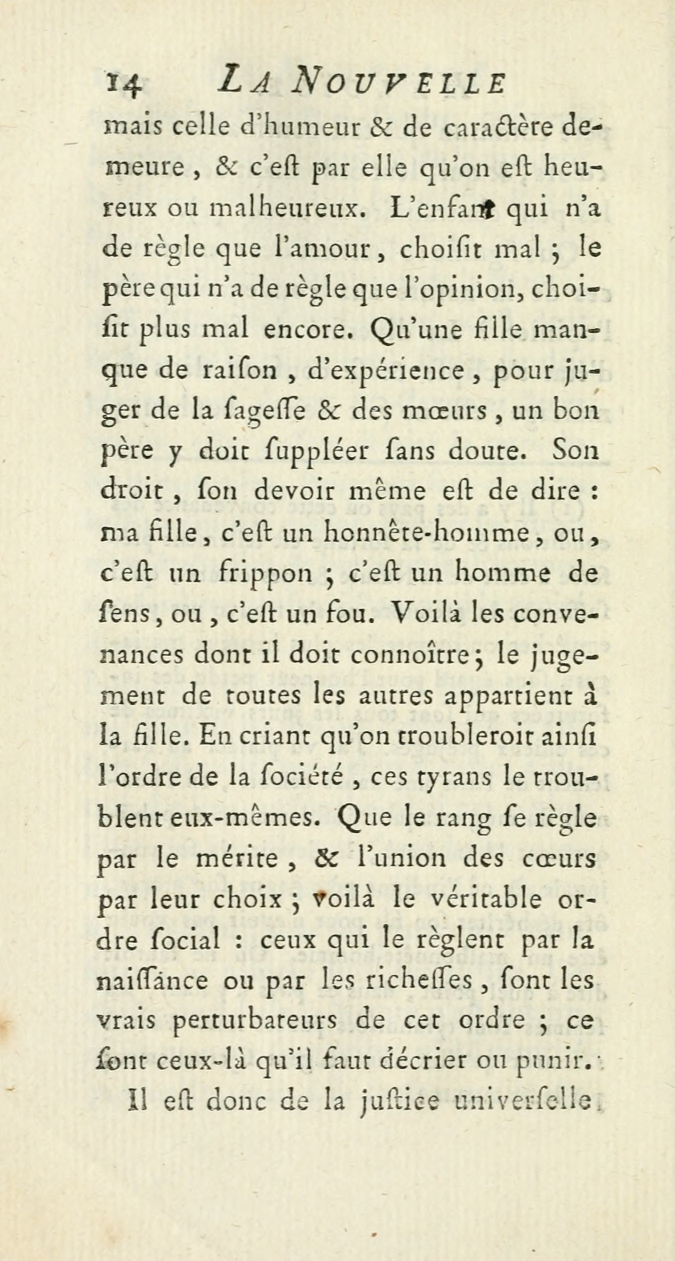
#> input picture img1.jpg, 1350 x 2521 px (shown at 1/2 size)
$ python histogram.py
#> lines starting #> are read from the running program, lines starting #| are printed output that depends on the picture; after the words box and inside, x2 and y2 are one past the last pixel; in counts of white or black regions, pixels touching at a corner belong together
#!/usr/bin/env python3
# -*- coding: utf-8 -*-
"""
Created on Thu Jun 28 01:14:28 2018

@author: Soumya
"""

import cv2
import numpy as np
import matplotlib.pyplot as plt

# Loading images
img1 = cv2.imread("img1.jpg")
#> img1 is the input picture: shape (2521, 1350, 3); mean B, G, R 192.7, 218.1, 221.9
img2 = cv2.imread("img2.jpg")
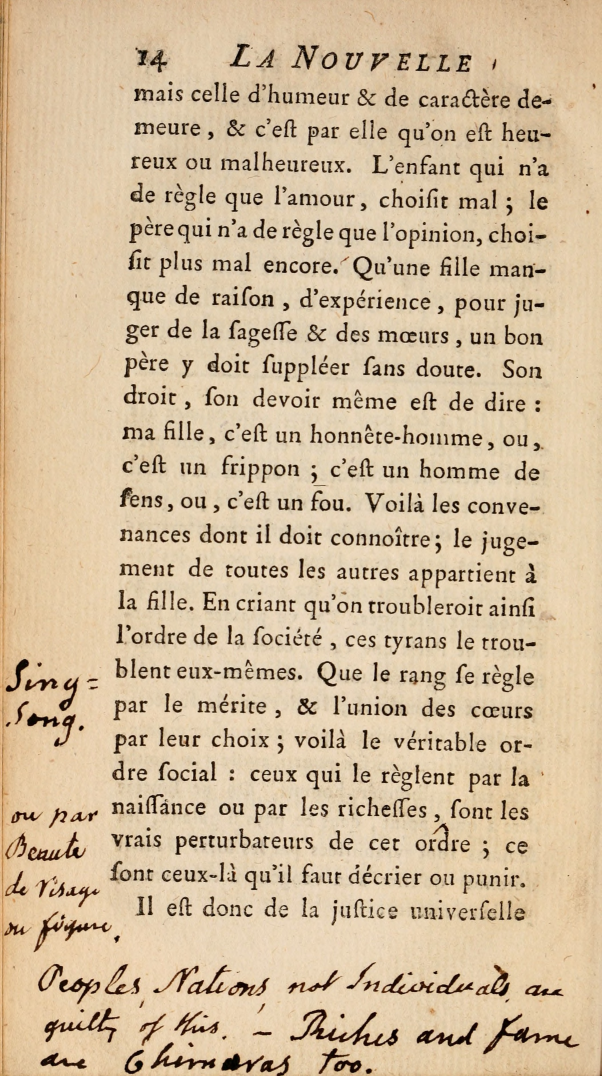
#> input picture img2.jpg, 1805 x 3228 px (shown at 1/3 size)
#> img2 is the input picture: shape (3228, 1805, 3); mean B, G, R 156.8, 187.7, 209.6

# Resizingg images
img1 = cv2.resize(img1, (600,1200))
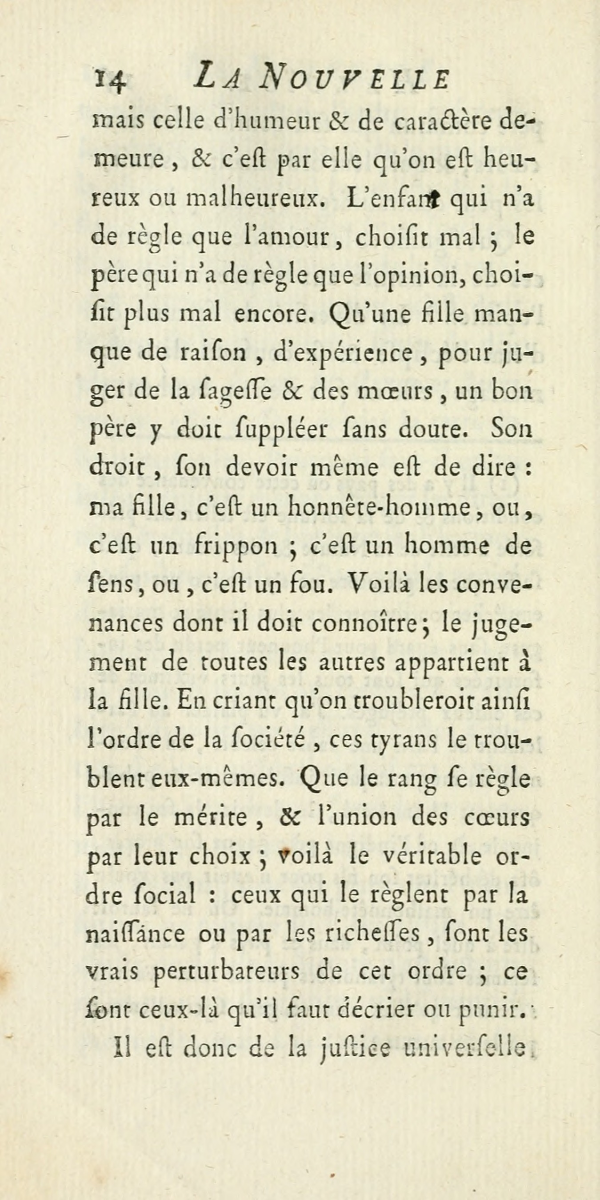
#> img1: shape (1200, 600, 3); mean B, G, R 192.6, 218, 221.8
img2 = cv2.resize(img2, (600,1200))
#> img2: shape (1200, 600, 3)


x = 90
y = 55
width = 550 - 90
height = 1065 - 55

# Thresholding
th_val1,img1 = cv2.threshold(img1,127,255,cv2.THRESH_BINARY)
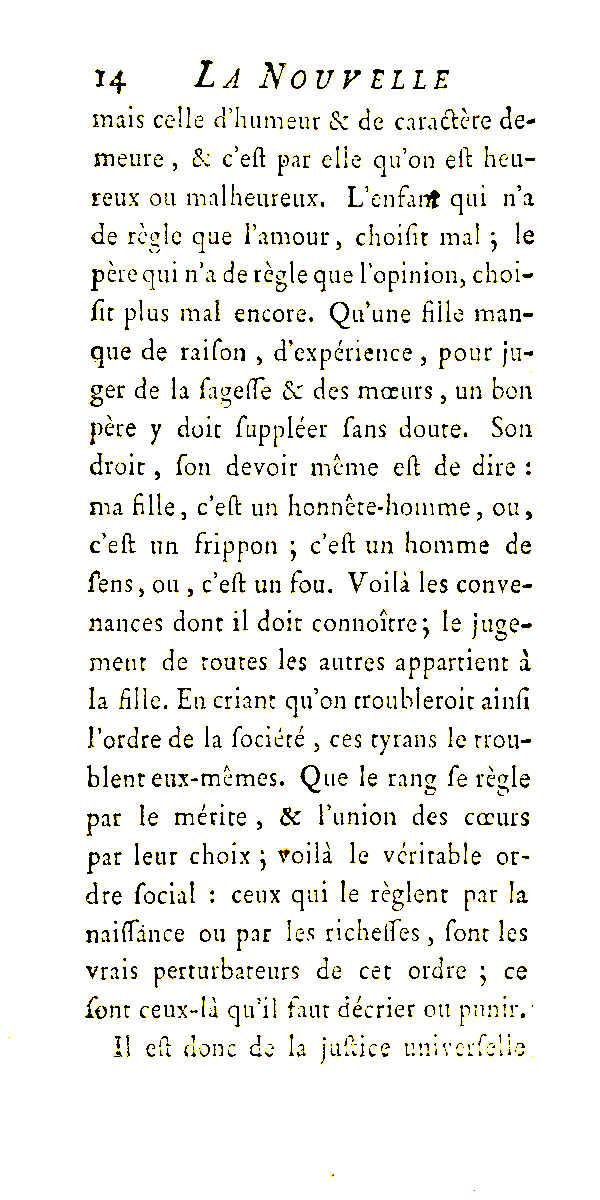
#> img1: shape (1200, 600, 3); mean B, G, R 237.2, 240.1, 240.3
th_val2,img2 = cv2.threshold(img2,127,255,cv2.THRESH_BINARY)
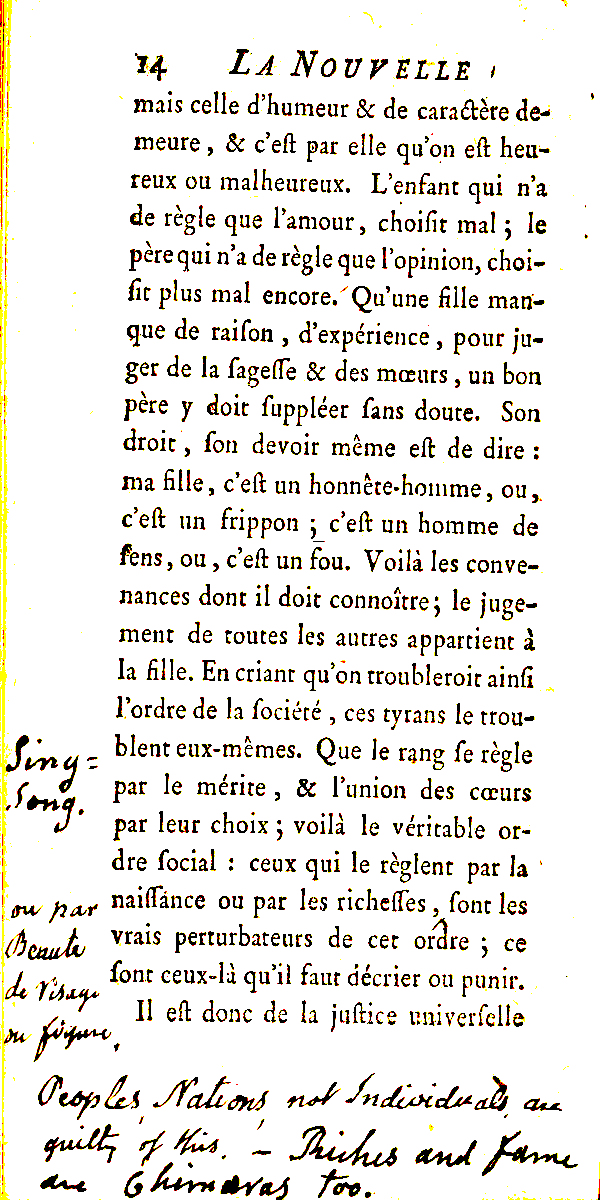
#> img2: shape (1200, 600, 3); mean B, G, R 226.1, 231.2, 233.8


# Converting from rgb to hsv
hsv_img1 = cv2.cvtColor(img1, cv2.COLOR_BGR2HSV)
#> hsv_img1: shape (1200, 600, 3); mean H, S, V 0.4, 3.2, 240.3
hsv_img2 = cv2.cvtColor(img2, cv2.COLOR_BGR2HSV)
#> hsv_img2: shape (1200, 600, 3); mean H, S, V 0.6, 7.7, 233.8

# Only using one channel (hue)
img1_hist = cv2.calcHist([hsv_img1], [0], None, [180], [0, 180])
#> img1_hist = 180 values, max 711634 at index 0, min 0 at index 1, mean 4000

# All values must be in range 0-255 so normalize
img1_hist =cv2.normalize(img1_hist,img1_hist, 0, 255, cv2.NORM_MINMAX)
#> img1_hist = 180 values, max 255 at index 0, min 0 at index 1, mean 1.43

# Creating the mask for img2 by Backprojection
mask = cv2.calcBackProject([hsv_img2], [0], img1_hist, [0,180], 1)
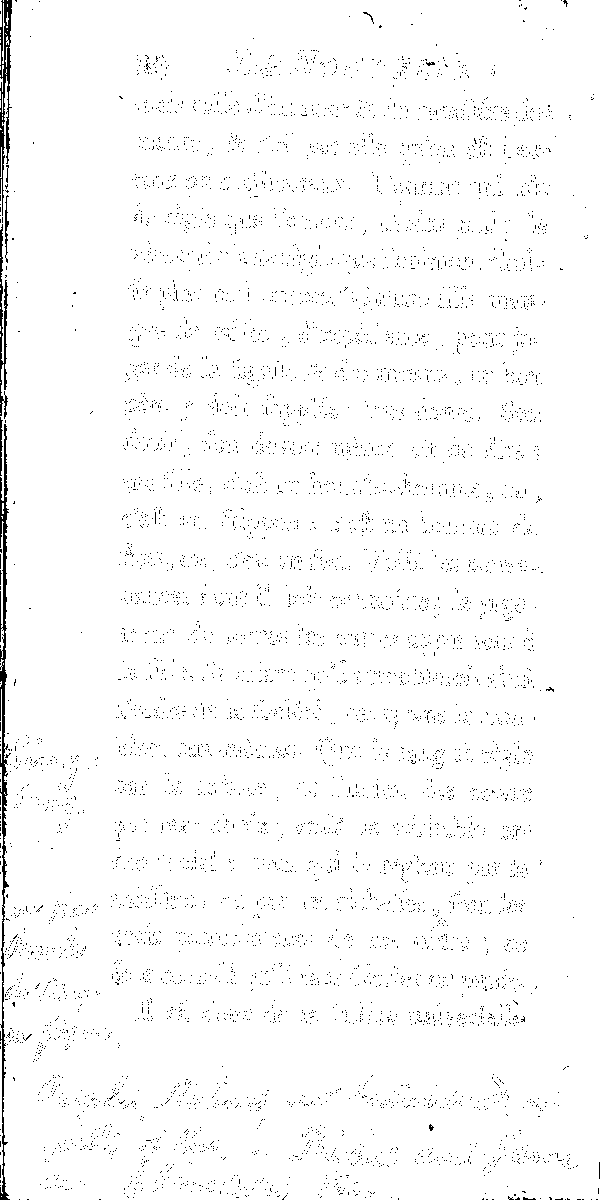
#> mask: shape (1200, 600); values 3 (black) and 255 (white), 98% white; black in thin lines or dots


# Making and drawing bounding box
term_criteria = (cv2.TERM_CRITERIA_EPS | cv2.TERM_CRITERIA_COUNT, 10, 1)
_, window = cv2.meanShift(mask, (x,y,width,height), term_criteria)
#> window = (80, 55, 460, 1010)

x,y,w,h = window
#> x = 80; y = 55; w = 460; h = 1010

cv2.cv2.rectangle(img2, (x,y), (x+w,y+h), (0,255,0))
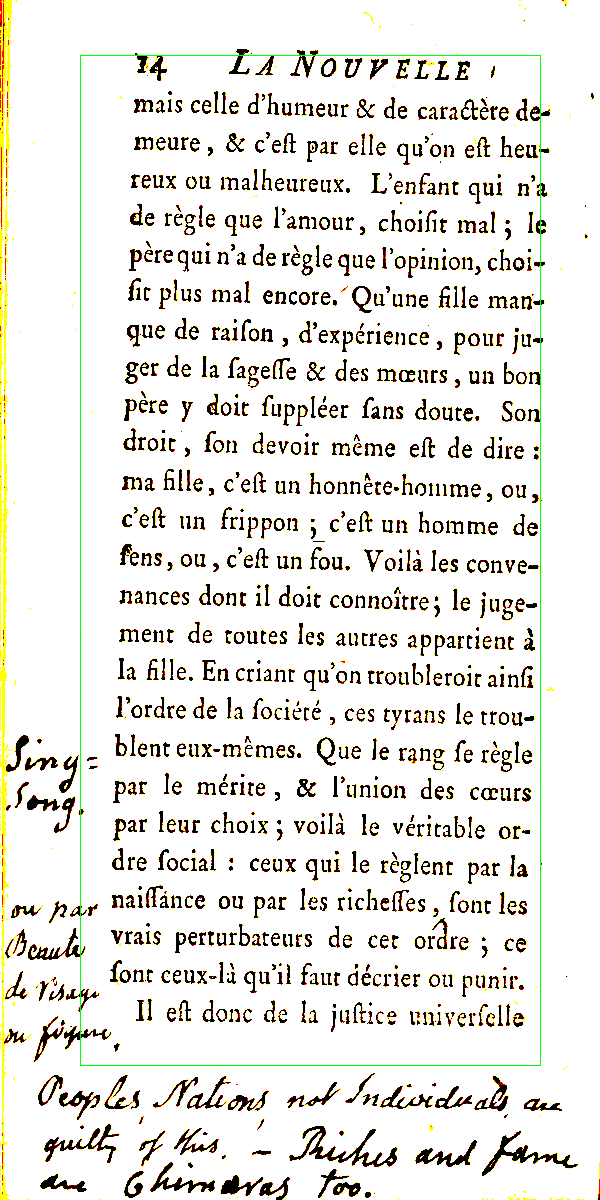
#> img2: shape (1200, 600, 3); 0.41% of pixels changed, all inside (x1, y1, x2, y2) = (80, 55, 541, 1066)

# Showing images
cv2.imshow('img2',img2)
cv2.imshow('img1',img1)
cv2.imshow('mask',mask)
cv2.waitKey(0)
cv2.destroyAllWindows()
